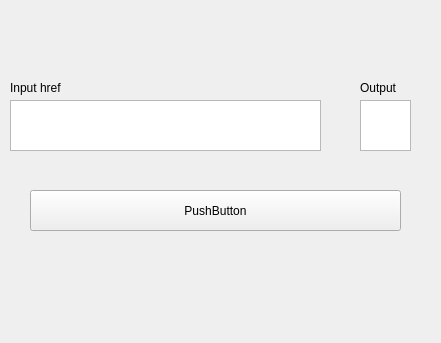
<?xml version="1.0" encoding="UTF-8"?>
<ui version="4.0">
 <class>MainWindow</class>
 <widget class="QMainWindow" name="MainWindow">
  <property name="geometry">
   <rect>
    <x>0</x>
    <y>0</y>
    <width>441</width>
    <height>343</height>
   </rect>
  </property>
  <property name="windowTitle">
   <string>MainWindow</string>
  </property>
  <widget class="QWidget" name="centralwidget">
   <widget class="QTextEdit" name="textEdit">
    <property name="geometry">
     <rect>
      <x>10</x>
      <y>100</y>
      <width>311</width>
      <height>51</height>
     </rect>
    </property>
   </widget>
   <widget class="QTextEdit" name="textEdit_2">
    <property name="geometry">
     <rect>
      <x>360</x>
      <y>100</y>
      <width>51</width>
      <height>51</height>
     </rect>
    </property>
   </widget>
   <widget class="QLabel" name="label">
    <property name="geometry">
     <rect>
      <x>10</x>
      <y>80</y>
      <width>71</width>
      <height>16</height>
     </rect>
    </property>
    <property name="text">
     <string>Input href</string>
    </property>
   </widget>
   <widget class="QLabel" name="label_2">
    <property name="geometry">
     <rect>
      <x>360</x>
      <y>80</y>
      <width>91</width>
      <height>16</height>
     </rect>
    </property>
    <property name="text">
     <string>Output</string>
    </property>
   </widget>
   <widget class="QPushButton" name="pushButton">
    <property name="geometry">
     <rect>
      <x>30</x>
      <y>190</y>
      <width>371</width>
      <height>41</height>
     </rect>
    </property>
    <property name="text">
     <string>PushButton</string>
    </property>
   </widget>
  </widget>
 </widget>
 <resources/>
 <connections/>
</ui>
